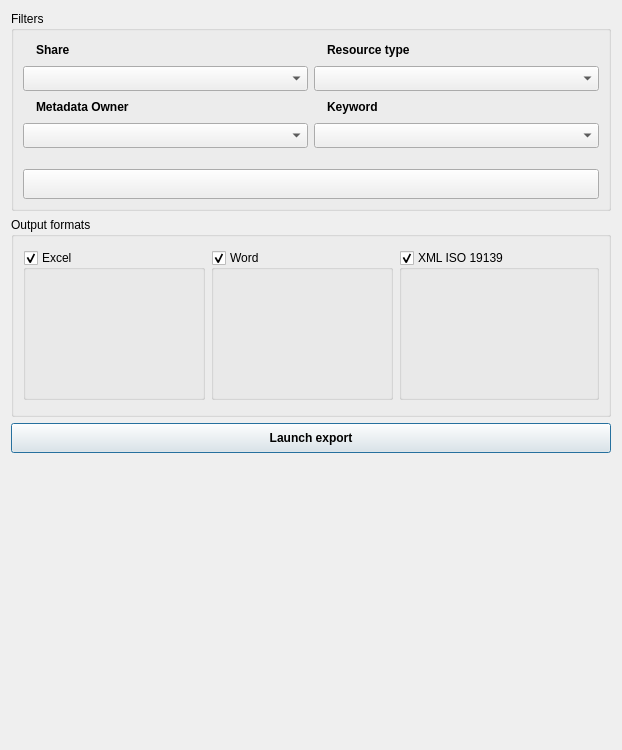
      <widget class="QWidget" name="tab_export">
       <attribute name="icon">
        <iconset resource="../../../resources.qrc">
         <normaloff>:/IsogeoToOffice/resources/export/download.svg</normaloff>:/IsogeoToOffice/resources/export/download.svg</iconset>
       </attribute>
       <attribute name="title">
        <string>Export</string>
       </attribute>
       <layout class="QVBoxLayout" name="verticalLayout_3">
        <item>
         <widget class="QGroupBox" name="grp_filters">
          <property name="minimumSize">
           <size>
            <width>550</width>
            <height>150</height>
           </size>
          </property>
          <property name="maximumSize">
           <size>
            <width>600</width>
            <height>200</height>
           </size>
          </property>
          <property name="autoFillBackground">
           <bool>false</bool>
          </property>
          <property name="title">
           <string>Filters</string>
          </property>
          <property name="alignment">
           <set>Qt::AlignLeading|Qt::AlignLeft|Qt::AlignTop</set>
          </property>
          <layout class="QGridLayout" name="gridLayout_5">
           <item row="2" column="1">
            <widget class="QPushButton" name="btn_reinit">
             <property name="minimumSize">
              <size>
               <width>33</width>
               <height>30</height>
              </size>
             </property>
             <property name="maximumSize">
              <size>
               <width>16777215</width>
               <height>16777215</height>
              </size>
             </property>
             <property name="cursor">
              <cursorShape>PointingHandCursor</cursorShape>
             </property>
             <property name="toolTip">
              <string>Reset search form</string>
             </property>
             <property name="autoFillBackground">
              <bool>true</bool>
             </property>
             <property name="text">
              <string/>
             </property>
             <property name="icon">
              <iconset resource="../../../resources.qrc">
               <normaloff>:/IsogeoToOffice/resources/export/undo.svg</normaloff>:/IsogeoToOffice/resources/export/undo.svg</iconset>
             </property>
             <property name="iconSize">
              <size>
               <width>18</width>
               <height>18</height>
              </size>
             </property>
             <property name="autoDefault">
              <bool>false</bool>
             </property>
             <property name="default">
              <bool>false</bool>
             </property>
             <property name="flat">
              <bool>false</bool>
             </property>
            </widget>
           </item>
           <item row="0" column="1">
            <layout class="QHBoxLayout" name="lyt_advc_search">
             <item>
              <layout class="QVBoxLayout" name="lyt_vert_filters_left">
               <item>
                <layout class="QVBoxLayout" name="lyt_vert_share">
                 <item>
                  <layout class="QHBoxLayout" name="horizontalLayout_4">
                   <item>
                    <widget class="QLabel" name="ico_share">
                     <property name="maximumSize">
                      <size>
                       <width>18</width>
                       <height>18</height>
                      </size>
                     </property>
                     <property name="text">
                      <string/>
                     </property>
                     <property name="pixmap">
                      <pixmap resource="../../../resources.qrc">:/IsogeoToOffice/resources/share-alt.svg</pixmap>
                     </property>
                     <property name="scaledContents">
                      <bool>true</bool>
                     </property>
                    </widget>
                   </item>
                   <item>
                    <widget class="QLabel" name="lbl_share">
                     <property name="minimumSize">
                      <size>
                       <width>110</width>
                       <height>20</height>
                      </size>
                     </property>
                     <property name="font">
                      <font>
                       <weight>75</weight>
                       <bold>true</bold>
                      </font>
                     </property>
                     <property name="text">
                      <string>Share</string>
                     </property>
                    </widget>
                   </item>
                   <item>
                    <spacer name="horizontalSpacer_12">
                     <property name="orientation">
                      <enum>Qt::Horizontal</enum>
                     </property>
                     <property name="sizeHint" stdset="0">
                      <size>
                       <width>75</width>
                       <height>20</height>
                      </size>
                     </property>
                    </spacer>
                   </item>
                  </layout>
                 </item>
                 <item>
                  <widget class="QComboBox" name="cbb_share">
                   <property name="minimumSize">
                    <size>
                     <width>250</width>
                     <height>25</height>
                    </size>
                   </property>
                   <property name="maximumSize">
                    <size>
                     <width>350</width>
                     <height>35</height>
                    </size>
                   </property>
                   <property name="cursor">
                    <cursorShape>PointingHandCursor</cursorShape>
                   </property>
                   <property name="autoFillBackground">
                    <bool>true</bool>
                   </property>
                   <property name="insertPolicy">
                    <enum>QComboBox::InsertAlphabetically</enum>
                   </property>
                   <property name="sizeAdjustPolicy">
                    <enum>QComboBox::AdjustToMinimumContentsLengthWithIcon</enum>
                   </property>
                   <property name="minimumContentsLength">
                    <number>50</number>
                   </property>
                  </widget>
                 </item>
                </layout>
               </item>
               <item>
                <layout class="QVBoxLayout" name="lyt_vert_filter_owner">
                 <item>
                  <layout class="QHBoxLayout" name="horizontalLayout_6">
                   <item>
                    <widget class="QLabel" name="ico_owner">
                     <property name="maximumSize">
                      <size>
                       <width>18</width>
                       <height>18</height>
                      </size>
                     </property>
                     <property name="font">
                      <font>
                       <weight>75</weight>
                       <italic>false</italic>
                       <bold>true</bold>
                      </font>
                     </property>
                     <property name="text">
                      <string/>
                     </property>
                     <property name="pixmap">
                      <pixmap resource="../../../resources.qrc">:/IsogeoToOffice/resources/export/users.svg</pixmap>
                     </property>
                     <property name="scaledContents">
                      <bool>true</bool>
                     </property>
                    </widget>
                   </item>
                   <item>
                    <widget class="QLabel" name="lbl_owner">
                     <property name="minimumSize">
                      <size>
                       <width>110</width>
                       <height>20</height>
                      </size>
                     </property>
                     <property name="font">
                      <font>
                       <weight>75</weight>
                       <italic>false</italic>
                       <bold>true</bold>
                      </font>
                     </property>
                     <property name="text">
                      <string>Metadata Owner</string>
                     </property>
                     <property name="scaledContents">
                      <bool>false</bool>
                     </property>
                     <property name="wordWrap">
                      <bool>false</bool>
                     </property>
                    </widget>
                   </item>
                   <item>
                    <spacer name="horizontalSpacer_4">
                     <property name="orientation">
                      <enum>Qt::Horizontal</enum>
                     </property>
                     <property name="sizeHint" stdset="0">
                      <size>
                       <width>75</width>
                       <height>20</height>
                      </size>
                     </property>
                    </spacer>
                   </item>
                  </layout>
                 </item>
                 <item>
                  <widget class="QComboBox" name="cbb_owner">
                   <property name="sizePolicy">
                    <sizepolicy hsizetype="Preferred" vsizetype="Fixed">
                     <horstretch>0</horstretch>
                     <verstretch>0</verstretch>
                    </sizepolicy>
                   </property>
                   <property name="minimumSize">
                    <size>
                     <width>250</width>
                     <height>25</height>
                    </size>
                   </property>
                   <property name="maximumSize">
                    <size>
                     <width>350</width>
                     <height>35</height>
                    </size>
                   </property>
                   <property name="cursor">
                    <cursorShape>PointingHandCursor</cursorShape>
                   </property>
                   <property name="autoFillBackground">
                    <bool>true</bool>
                   </property>
                   <property name="insertPolicy">
                    <enum>QComboBox::InsertAlphabetically</enum>
                   </property>
                   <property name="sizeAdjustPolicy">
                    <enum>QComboBox::AdjustToMinimumContentsLengthWithIcon</enum>
                   </property>
                   <property name="minimumContentsLength">
                    <number>50</number>
                   </property>
                  </widget>
                 </item>
                </layout>
               </item>
              </layout>
             </item>
             <item>
              <layout class="QVBoxLayout" name="lyt_vert_filters_right">
               <item>
                <layout class="QVBoxLayout" name="lyt_vert_filter_type">
                 <item>
                  <layout class="QHBoxLayout" name="horizontalLayout_7">
                   <item>
                    <widget class="QLabel" name="ico_type">
                     <property name="maximumSize">
                      <size>
                       <width>18</width>
                       <height>18</height>
                      </size>
                     </property>
                     <property name="text">
                      <string/>
                     </property>
                     <property name="pixmap">
                      <pixmap resource="../../../resources.qrc">:/IsogeoToOffice/resources/export/asterisk.svg</pixmap>
                     </property>
                     <property name="scaledContents">
                      <bool>true</bool>
                     </property>
                    </widget>
                   </item>
                   <item>
                    <widget class="QLabel" name="lbl_type">
                     <property name="minimumSize">
                      <size>
                       <width>110</width>
                       <height>20</height>
                      </size>
                     </property>
                     <property name="font">
                      <font>
                       <weight>75</weight>
                       <bold>true</bold>
                      </font>
                     </property>
                     <property name="text">
                      <string>Resource type</string>
                     </property>
                    </widget>
                   </item>
                   <item>
                    <spacer name="horizontalSpacer_13">
                     <property name="orientation">
                      <enum>Qt::Horizontal</enum>
                     </property>
                     <property name="sizeHint" stdset="0">
                      <size>
                       <width>75</width>
                       <height>20</height>
                      </size>
                     </property>
                    </spacer>
                   </item>
                  </layout>
                 </item>
                 <item>
                  <widget class="QComboBox" name="cbb_type">
                   <property name="minimumSize">
                    <size>
                     <width>250</width>
                     <height>25</height>
                    </size>
                   </property>
                   <property name="maximumSize">
                    <size>
                     <width>350</width>
                     <height>35</height>
                    </size>
                   </property>
                   <property name="cursor">
                    <cursorShape>PointingHandCursor</cursorShape>
                   </property>
                   <property name="autoFillBackground">
                    <bool>true</bool>
                   </property>
                   <property name="insertPolicy">
                    <enum>QComboBox::InsertAlphabetically</enum>
                   </property>
                   <property name="sizeAdjustPolicy">
                    <enum>QComboBox::AdjustToMinimumContentsLengthWithIcon</enum>
                   </property>
                   <property name="minimumContentsLength">
                    <number>50</number>
                   </property>
                  </widget>
                 </item>
                </layout>
               </item>
               <item>
                <layout class="QVBoxLayout" name="lyt_vert_filter_keyword">
                 <item>
                  <layout class="QHBoxLayout" name="horizontalLayout_8">
                   <item>
                    <widget class="QLabel" name="ico_keyword">
                     <property name="maximumSize">
                      <size>
                       <width>18</width>
                       <height>18</height>
                      </size>
                     </property>
                     <property name="font">
                      <font>
                       <weight>75</weight>
                       <italic>false</italic>
                       <bold>true</bold>
                      </font>
                     </property>
                     <property name="text">
                      <string/>
                     </property>
                     <property name="pixmap">
                      <pixmap resource="../../../resources.qrc">:/IsogeoToOffice/resources/export/tag.svg</pixmap>
                     </property>
                     <property name="scaledContents">
                      <bool>true</bool>
                     </property>
                    </widget>
                   </item>
                   <item>
                    <widget class="QLabel" name="lbl_keyword">
                     <property name="minimumSize">
                      <size>
                       <width>110</width>
                       <height>20</height>
                      </size>
                     </property>
                     <property name="font">
                      <font>
                       <weight>75</weight>
                       <italic>false</italic>
                       <bold>true</bold>
                      </font>
                     </property>
                     <property name="text">
                      <string>Keyword</string>
                     </property>
                    </widget>
                   </item>
                   <item>
                    <spacer name="horizontalSpacer_5">
                     <property name="orientation">
                      <enum>Qt::Horizontal</enum>
                     </property>
                     <property name="sizeHint" stdset="0">
                      <size>
                       <width>75</width>
                       <height>20</height>
                      </size>
                     </property>
                    </spacer>
                   </item>
                  </layout>
                 </item>
                 <item>
                  <widget class="QComboBox" name="cbb_keyword">
                   <property name="sizePolicy">
                    <sizepolicy hsizetype="Preferred" vsizetype="Fixed">
                     <horstretch>0</horstretch>
                     <verstretch>0</verstretch>
                    </sizepolicy>
                   </property>
                   <property name="minimumSize">
                    <size>
                     <width>250</width>
                     <height>25</height>
                    </size>
                   </property>
                   <property name="maximumSize">
                    <size>
                     <width>350</width>
                     <height>35</height>
                    </size>
                   </property>
                   <property name="cursor">
                    <cursorShape>PointingHandCursor</cursorShape>
                   </property>
                   <property name="autoFillBackground">
                    <bool>true</bool>
                   </property>
                   <property name="insertPolicy">
                    <enum>QComboBox::InsertAlphabetically</enum>
                   </property>
                   <property name="sizeAdjustPolicy">
                    <enum>QComboBox::AdjustToMinimumContentsLengthWithIcon</enum>
                   </property>
                   <property name="minimumContentsLength">
                    <number>50</number>
                   </property>
                  </widget>
                 </item>
                </layout>
               </item>
              </layout>
             </item>
            </layout>
           </item>
           <item row="1" column="1">
            <spacer name="verticalSpacer_2">
             <property name="orientation">
              <enum>Qt::Vertical</enum>
             </property>
             <property name="sizeHint" stdset="0">
              <size>
               <width>20</width>
               <height>40</height>
              </size>
             </property>
            </spacer>
           </item>
          </layout>
         </widget>
        </item>
        <item>
         <widget class="QGroupBox" name="grp_formats">
          <property name="minimumSize">
           <size>
            <width>550</width>
            <height>200</height>
           </size>
          </property>
          <property name="maximumSize">
           <size>
            <width>600</width>
            <height>200</height>
           </size>
          </property>
          <property name="autoFillBackground">
           <bool>false</bool>
          </property>
          <property name="title">
           <string>Output formats</string>
          </property>
          <layout class="QVBoxLayout" name="verticalLayout_2">
           <item>
            <layout class="QHBoxLayout" name="lyt_exports_formats_selection">
             <item>
              <widget class="QGroupBox" name="chb_output_excel">
               <property name="minimumSize">
                <size>
                 <width>50</width>
                 <height>100</height>
                </size>
               </property>
               <property name="maximumSize">
                <size>
                 <width>200</width>
                 <height>150</height>
                </size>
               </property>
               <property name="cursor">
                <cursorShape>PointingHandCursor</cursorShape>
               </property>
               <property name="contextMenuPolicy">
                <enum>Qt::DefaultContextMenu</enum>
               </property>
               <property name="autoFillBackground">
                <bool>false</bool>
               </property>
               <property name="title">
                <string notr="true">Excel</string>
               </property>
               <property name="checkable">
                <bool>true</bool>
               </property>
               <layout class="QGridLayout" name="gridLayout_6">
                <item row="0" column="0">
                 <widget class="QLabel" name="ico_excel">
                  <property name="minimumSize">
                   <size>
                    <width>32</width>
                    <height>32</height>
                   </size>
                  </property>
                  <property name="maximumSize">
                   <size>
                    <width>100</width>
                    <height>100</height>
                   </size>
                  </property>
                  <property name="cursor">
                   <cursorShape>PointingHandCursor</cursorShape>
                  </property>
                  <property name="text">
                   <string/>
                  </property>
                  <property name="pixmap">
                   <pixmap resource="../../../resources.qrc">:/IsogeoToOffice/resources/excel.svg</pixmap>
                  </property>
                  <property name="scaledContents">
                   <bool>true</bool>
                  </property>
                  <property name="alignment">
                   <set>Qt::AlignCenter</set>
                  </property>
                  <property name="wordWrap">
                   <bool>false</bool>
                  </property>
                  <property name="indent">
                   <number>-2</number>
                  </property>
                 </widget>
                </item>
               </layout>
              </widget>
             </item>
             <item>
              <widget class="QGroupBox" name="chb_output_word">
               <property name="minimumSize">
                <size>
                 <width>50</width>
                 <height>150</height>
                </size>
               </property>
               <property name="maximumSize">
                <size>
                 <width>200</width>
                 <height>150</height>
                </size>
               </property>
               <property name="cursor">
                <cursorShape>PointingHandCursor</cursorShape>
               </property>
               <property name="contextMenuPolicy">
                <enum>Qt::DefaultContextMenu</enum>
               </property>
               <property name="autoFillBackground">
                <bool>false</bool>
               </property>
               <property name="title">
                <string notr="true">Word</string>
               </property>
               <property name="flat">
                <bool>false</bool>
               </property>
               <property name="checkable">
                <bool>true</bool>
               </property>
               <layout class="QGridLayout" name="gridLayout_8">
                <item row="0" column="0">
                 <widget class="QLabel" name="ico_word">
                  <property name="minimumSize">
                   <size>
                    <width>32</width>
                    <height>32</height>
                   </size>
                  </property>
                  <property name="maximumSize">
                   <size>
                    <width>100</width>
                    <height>100</height>
                   </size>
                  </property>
                  <property name="cursor">
                   <cursorShape>PointingHandCursor</cursorShape>
                  </property>
                  <property name="text">
                   <string/>
                  </property>
                  <property name="pixmap">
                   <pixmap resource="../../../resources.qrc">:/IsogeoToOffice/resources/word.svg</pixmap>
                  </property>
                  <property name="scaledContents">
                   <bool>true</bool>
                  </property>
                  <property name="alignment">
                   <set>Qt::AlignCenter</set>
                  </property>
                  <property name="wordWrap">
                   <bool>false</bool>
                  </property>
                  <property name="indent">
                   <number>-2</number>
                  </property>
                 </widget>
                </item>
               </layout>
              </widget>
             </item>
             <item>
              <widget class="QGroupBox" name="chb_output_xml">
               <property name="minimumSize">
                <size>
                 <width>50</width>
                 <height>100</height>
                </size>
               </property>
               <property name="maximumSize">
                <size>
                 <width>200</width>
                 <height>150</height>
                </size>
               </property>
               <property name="cursor">
                <cursorShape>PointingHandCursor</cursorShape>
               </property>
               <property name="contextMenuPolicy">
                <enum>Qt::DefaultContextMenu</enum>
               </property>
               <property name="autoFillBackground">
                <bool>false</bool>
               </property>
               <property name="title">
                <string notr="true">XML ISO 19139</string>
               </property>
               <property name="checkable">
                <bool>true</bool>
               </property>
               <layout class="QGridLayout" name="gridLayout_9">
                <item row="0" column="0">
                 <widget class="QLabel" name="ico_xml">
                  <property name="sizePolicy">
                   <sizepolicy hsizetype="MinimumExpanding" vsizetype="MinimumExpanding">
                    <horstretch>0</horstretch>
                    <verstretch>0</verstretch>
                   </sizepolicy>
                  </property>
                  <property name="minimumSize">
                   <size>
                    <width>32</width>
                    <height>32</height>
                   </size>
                  </property>
                  <property name="maximumSize">
                   <size>
                    <width>100</width>
                    <height>100</height>
                   </size>
                  </property>
                  <property name="font">
                   <font>
                    <strikeout>false</strikeout>
                   </font>
                  </property>
                  <property name="cursor">
                   <cursorShape>PointingHandCursor</cursorShape>
                  </property>
                  <property name="text">
                   <string/>
                  </property>
                  <property name="pixmap">
                   <pixmap resource="../../../resources.qrc">:/IsogeoToOffice/resources/xml.svg</pixmap>
                  </property>
                  <property name="scaledContents">
                   <bool>true</bool>
                  </property>
                  <property name="alignment">
                   <set>Qt::AlignCenter</set>
                  </property>
                  <property name="wordWrap">
                   <bool>true</bool>
                  </property>
                  <property name="indent">
                   <number>-2</number>
                  </property>
                 </widget>
                </item>
               </layout>
              </widget>
             </item>
            </layout>
           </item>
          </layout>
         </widget>
        </item>
        <item>
         <widget class="QPushButton" name="btn_launch_export">
          <property name="sizePolicy">
           <sizepolicy hsizetype="MinimumExpanding" vsizetype="Fixed">
            <horstretch>0</horstretch>
            <verstretch>0</verstretch>
           </sizepolicy>
          </property>
          <property name="minimumSize">
           <size>
            <width>50</width>
            <height>30</height>
           </size>
          </property>
          <property name="maximumSize">
           <size>
            <width>600</width>
            <height>40</height>
           </size>
          </property>
          <property name="font">
           <font>
            <weight>75</weight>
            <bold>true</bold>
           </font>
          </property>
          <property name="cursor">
           <cursorShape>PointingHandCursor</cursorShape>
          </property>
          <property name="toolTip">
           <string>Launch export</string>
          </property>
          <property name="text">
           <string>Launch export</string>
          </property>
          <property name="icon">
           <iconset resource="../../../resources.qrc">
            <normaloff>:/IsogeoToOffice/resources/export/rocket.svg</normaloff>:/IsogeoToOffice/resources/export/rocket.svg</iconset>
          </property>
          <property name="autoDefault">
           <bool>true</bool>
          </property>
          <property name="default">
           <bool>true</bool>
          </property>
         </widget>
        </item>
        <item>
         <spacer name="verticalSpacer">
          <property name="orientation">
           <enum>Qt::Vertical</enum>
          </property>
          <property name="sizeType">
           <enum>QSizePolicy::Expanding</enum>
          </property>
          <property name="sizeHint" stdset="0">
           <size>
            <width>20</width>
            <height>286</height>
           </size>
          </property>
         </spacer>
        </item>
       </layout>
      </widget>
